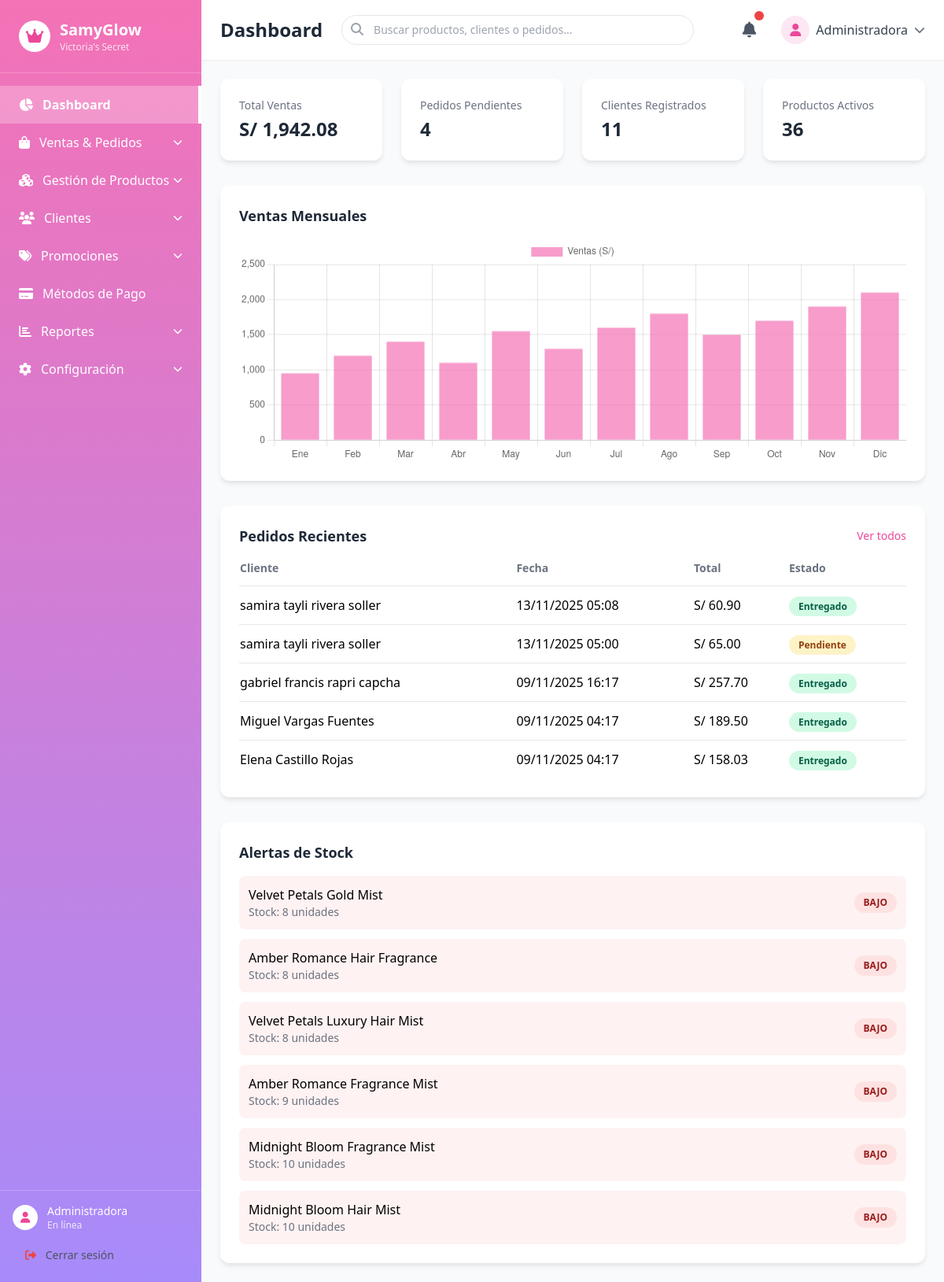
/index.php?view=dashboard (signed in), run on the app's committed database.
### tables this page shows
CREATE TABLE `pedidos` (
  `id` int(11) NOT NULL,
  `cliente_id` int(11) NOT NULL,
  `fecha` timestamp NOT NULL DEFAULT current_timestamp(),
  `subtotal` decimal(10,2) NOT NULL CHECK (`subtotal` >= 0),
  `descuento_promocion` decimal(10,2) DEFAULT 0.00 CHECK (`descuento_promocion` >= 0),
  `total` decimal(10,2) NOT NULL CHECK (`total` >= 0),
  `estado` enum('pendiente','entregado') DEFAULT 'pendiente',
  `metodo_pago_id` int(11) DEFAULT NULL,
  `promocion_id` int(11) DEFAULT NULL,
  `notas` text DEFAULT NULL,
  `eliminado` tinyint(1) DEFAULT 0,
  `fecha_eliminado` timestamp NULL DEFAULT NULL
);

CREATE TABLE `clientes` (
  `id` int(11) NOT NULL,
  `nombres` varchar(100) NOT NULL,
  `apellidos` varchar(100) NOT NULL,
  `dni` char(8) NOT NULL,
  `correo` varchar(150) NOT NULL,
  `telefono` char(9) DEFAULT NULL,
  `created_at` timestamp NOT NULL DEFAULT current_timestamp(),
  `eliminado` tinyint(1) DEFAULT 0,
  `fecha_eliminado` timestamp NULL DEFAULT NULL
);

CREATE TABLE `productos` (
  `id` int(11) NOT NULL,
  `nombre` varchar(150) NOT NULL,
  `descripcion` text DEFAULT NULL,
  `precio` decimal(10,2) NOT NULL CHECK (`precio` >= 0),
  `stock` int(11) DEFAULT 0 CHECK (`stock` >= 0),
  `imagen` varchar(255) DEFAULT NULL,
  `categoria_id` int(11) DEFAULT NULL,
  `activo` tinyint(1) DEFAULT 1,
  `created_at` timestamp NOT NULL DEFAULT current_timestamp(),
  `eliminado` tinyint(1) DEFAULT 0
);

### app/controllers/DashboardController.php (called while the page is built)
<?php
require_once __DIR__ . '/../models/Dashboard.php';
class DashboardController {
    private $model;
    public function __construct() {
        $this->model = new Dashboard();
    }
    public function index() {
        $data = [];
        $data['estadisticas'] = $this->model->obtenerEstadisticas();
        $data['pedidos'] = $this->model->obtenerPedidosRecientes();
        $data['alertas_stock'] = $this->model->obtenerProductosBajoStock();
        require __DIR__ . '/../views/admin/dashboard.php';
    }
}

### app/models/Dashboard.php (called while the page is built)
<?php
require_once __DIR__ . '/../../config/database.php';
class Dashboard {
    private $pdo;
    public function __construct() {
        global $pdo;
        $this->pdo = $pdo;
    }
    public function obtenerEstadisticas() {
        $data = [];
        $data['total_ventas'] = $this->pdo
            ->query("SELECT IFNULL(SUM(total),0) AS total_ventas FROM pedidos")
            ->fetch(PDO::FETCH_ASSOC)['total_ventas'];
        $data['pedidos_pendientes'] = $this->pdo
            ->query("SELECT COUNT(*) AS pedidos_pendientes FROM pedidos WHERE estado='pendiente'")
            ->fetch(PDO::FETCH_ASSOC)['pedidos_pendientes'];
        $data['clientes'] = $this->pdo
            ->query("SELECT COUNT(*) AS clientes FROM clientes")
            ->fetch(PDO::FETCH_ASSOC)['clientes'];
        $data['productos_activos'] = $this->pdo
            ->query("SELECT COUNT(*) AS productos_activos FROM productos WHERE activo=1")
            ->fetch(PDO::FETCH_ASSOC)['productos_activos'];
        return $data;
    }
    public function obtenerPedidosRecientes($limit = 5) {
        $stmt = $this->pdo->prepare("
            SELECT p.id, c.nombres, c.apellidos, p.total, p.estado, p.fecha
            FROM pedidos p
            JOIN clientes c ON p.cliente_id = c.id
            ORDER BY p.fecha DESC
            LIMIT :limit
        ");
        $stmt->bindValue(':limit', $limit, PDO::PARAM_INT);
        $stmt->execute();
        return $stmt->fetchAll(PDO::FETCH_ASSOC);
    }
    public function obtenerProductosBajoStock($limite = 10) {
        $stmt = $this->pdo->prepare("
            SELECT nombre, stock
            FROM productos
            WHERE stock <= 10 AND activo = 1
            ORDER BY stock ASC
            LIMIT :limite
        ");
        $stmt->bindValue(':limite', $limite, PDO::PARAM_INT);
        $stmt->execute();
        return $stmt->fetchAll(PDO::FETCH_ASSOC);
    }
}

### app/views/admin/dashboard.php (the view, shortened to what this page needs)
<?php
require __DIR__ . "/../templates/header.php";
require __DIR__ . "/../templates/footer.php";
?>
    <main class="flex-1 overflow-y-auto p-6">
        <div class="grid grid-cols-1 md:grid-cols-2 lg:grid-cols-4 gap-6 mb-8">
            <div class="card p-6">
                <p class="text-gray-500 text-sm">Total Ventas</p>
                <h3 class="text-2xl font-bold text-gray-800 mt-1">
                    S/ <?= number_format($data['estadisticas']['total_ventas'], 2) ?>
                </h3>
            </div>
            <div class="card p-6">
                <p class="text-gray-500 text-sm">Pedidos Pendientes</p>
                <h3 class="text-2xl font-bold text-gray-800 mt-1">
                    <?= $data['estadisticas']['pedidos_pendientes'] ?>
                </h3>
            </div>
            <div class="card p-6">
                <p class="text-gray-500 text-sm">Clientes Registrados</p>
                <h3 class="text-2xl font-bold text-gray-800 mt-1">
                    <?= $data['estadisticas']['clientes'] ?>
                </h3>
            </div>
            <div class="card p-6">
                <p class="text-gray-500 text-sm">Productos Activos</p>
                <h3 class="text-2xl font-bold text-gray-800 mt-1">
                    <?= $data['estadisticas']['productos_activos'] ?>
                </h3>
            </div>
        </div>
        <div class="card p-6 mb-8">
            <h3 class="text-lg font-bold text-gray-800 mb-4">Ventas Mensuales</h3>
            <canvas id="salesChart" height="100"></canvas>
        </div>
        <script>
            const ctx = document.getElementById('salesChart').getContext('2d');
            new Chart(ctx, {
                type: 'bar',
                data: {
                    labels: ['Ene','Feb','Mar','Abr','May','Jun','Jul','Ago','Sep','Oct','Nov','Dic'],
                    datasets: [{
                        label: 'Ventas (S/)',
                        data: [950, 1200, 1400, 1100, 1550, 1300, 1600, 1800, 1500, 1700, 1900, 2100],
                        backgroundColor: 'rgba(244, 114, 182, 0.7)',
                    }]
                },
                options: { responsive: true, scales: { y: { beginAtZero: true } } }
            });
        </script>
        <div class="card p-6 mb-8">
            <div class="flex justify-between items-center mb-4">
                <h3 class="text-lg font-bold text-gray-800">Pedidos Recientes</h3>
                <a href="#" class="text-sm text-pink-500 font-medium">Ver todos</a>
            </div>
            <div class="overflow-x-auto">
                <table class="w-full">
                    <thead>
                        <tr class="text-left text-gray-500 text-sm border-b">
                            <th class="pb-3">Cliente</th>
                            <th class="pb-3">Fecha</th>
                            <th class="pb-3">Total</th>
                            <th class="pb-3">Estado</th>
                        </tr>
                    </thead>
                    <tbody class="divide-y">
                        <?php foreach ($data['pedidos'] as $p): ?>
                        <tr>
                            <td class="py-3 font-medium">
                                <?= htmlspecialchars($p['nombres'] . ' ' . $p['apellidos']) ?>
                            </td>
                            <td class="py-3"><?= date('d/m/Y H:i', strtotime($p['fecha'])) ?></td>
                            <td class="py-3 font-medium">S/ <?= number_format($p['total'], 2) ?></td>
                            <td class="py-3">
                                <?php if ($p['estado'] === 'entregado'): ?>
                                    <span class="badge badge-success">Entregado</span>
                                <?php else: ?>
                                    <span class="badge badge-warning">Pendiente</span>
                                <?php endif; ?>
                            </td>
                        </tr>
                        <?php endforeach; ?>
                    </tbody>
                </table>
            </div>
        </div>
        <div class="card p-6">
            <h3 class="text-lg font-bold text-gray-800 mb-4">Alertas de Stock</h3>
            <?php if (count($data['alertas_stock']) === 0): ?>
                <p class="text-gray-500">No hay alertas de stock bajo 🎉</p>
            <?php else: ?>
                <div class="space-y-3">
                    <?php foreach ($data['alertas_stock'] as $prod): ?>
                        <div class="flex items-center justify-between p-3 bg-red-50 rounded-lg">
                            <div>
                                <p class="font-medium"><?= htmlspecialchars($prod['nombre']) ?></p>
                                <p class="text-sm text-gray-500">Stock: <?= $prod['stock'] ?> unidades</p>
                            </div>
                            <span class="badge badge-danger">BAJO</span>
                        </div>
                    <?php endforeach; ?>
                </div>
            <?php endif; ?>
        </div>
    </main>

### app/views/templates/header.php (style rules this page uses)
:root { --primary: #f472b6; --secondary: #a78bfa; --accent: #fbbf24; --dark: #1f2937; --light: #f9fafb; }
body { font-family: 'Segoe UI', system-ui, sans-serif; background-color: #f8fafc; }
.card { background: white; border-radius: 12px; box-shadow: 0 4px 6px -1px rgba(0, 0, 0, 0.1); transition: all 0.3s ease; }
.badge { padding: 0.25rem 0.75rem; border-radius: 9999px; font-size: 0.75rem; font-weight: 600; }
.badge-success { background-color: #d1fae5; color: #065f46; }
.badge-warning { background-color: #fef3c7; color: #92400e; }
.badge-danger { background-color: #fee2e2; color: #991b1b; }

### data on the page
pedidos: cliente.apellidos "samira tayli rivera soller", fecha "13/11/2025 05:08", total "60.90", estado "Entregado"
pedidos: cliente.apellidos "samira tayli rivera soller", fecha "13/11/2025 05:00", total "65.00", estado "Pendiente"
pedidos: cliente.apellidos "gabriel francis rapri capcha", fecha "09/11/2025 16:17", total "257.70", estado "Entregado"
pedidos: cliente.apellidos "Miguel Vargas Fuentes", fecha "09/11/2025 04:17", total "189.50", estado "Entregado"
pedidos: cliente.apellidos "Elena Castillo Rojas", fecha "09/11/2025 04:17", total "158.03", estado "Entregado"
productos: nombre "Velvet Petals Gold Mist", stock "8"
productos: nombre "Amber Romance Hair Fragrance", stock "8"
productos: nombre "Velvet Petals Luxury Hair Mist", stock "8"
productos: nombre "Amber Romance Fragrance Mist", stock "9"
productos: nombre "Midnight Bloom Fragrance Mist", stock "10"
productos: nombre "Midnight Bloom Hair Mist", stock "10"

### other printed values
$_SESSION['usuario']['nombres'] "Administradora"
$pageTitle "Dashboard"
$data['estadisticas']['total_ventas'] "1,942.08"
$data['estadisticas']['pedidos_pendientes'] "4"
$data['estadisticas']['clientes'] "11"
$data['estadisticas']['productos_activos'] "36"
